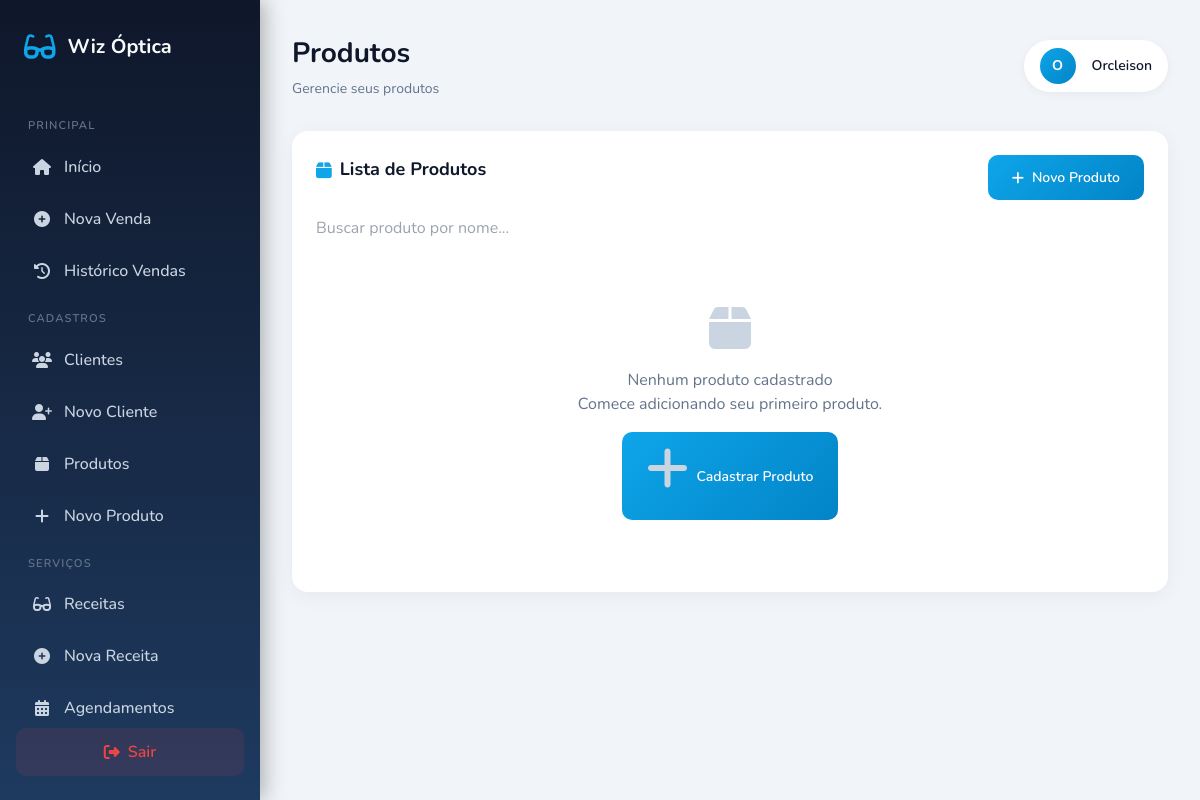
The page /views/produtos/index.php (signed in) on the database as committed earlier.
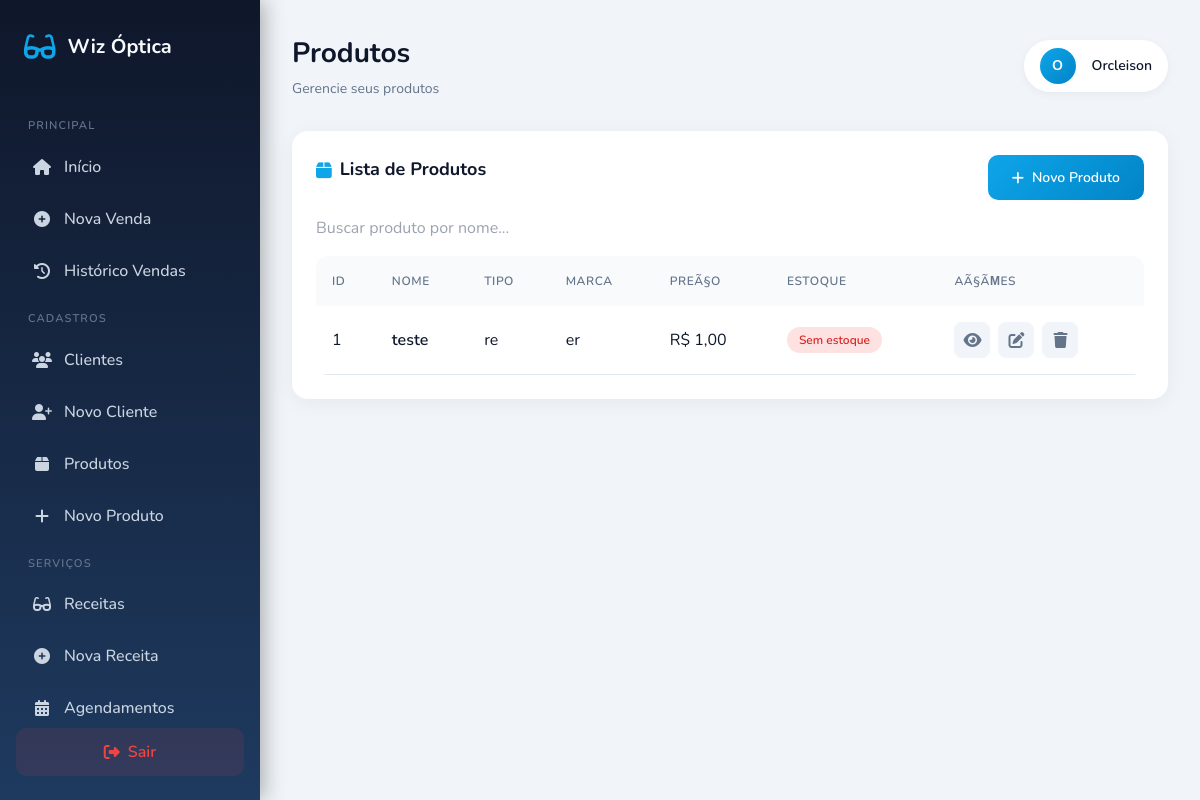
The same page on the database as committed later.
### tables this page shows
CREATE TABLE `produtos` (
  `id` bigint(20) UNSIGNED NOT NULL,
  `nome` varchar(100) DEFAULT NULL,
  `tipo` varchar(50) DEFAULT NULL,
  `marca` varchar(50) DEFAULT NULL,
  `modelo` varchar(50) DEFAULT NULL,
  `cor` varchar(30) DEFAULT NULL,
  `preco` decimal(10,2) DEFAULT NULL,
  `estoque` int(11) DEFAULT NULL,
  `criado_em` timestamp NOT NULL DEFAULT current_timestamp(),
  `codigo` varchar(50) DEFAULT NULL,
  `estoque_atual` int(11) DEFAULT NULL,
  `preco_venda` decimal(10,2) DEFAULT NULL,
  `descricao` text DEFAULT NULL
);

### views/produtos/index.php (the view, shortened to what this page needs)
<?php
$db = Database::getInstance()->getConnection();
$pageTitle = 'Produtos';
$moduleName = 'Gerencie seus produtos';
try {
    $stmt = $db->query("SELECT * FROM produtos ORDER BY nome");
    $produtos = $stmt->fetchAll();
} catch (PDOException $e) {
    error_log("Erro: " . $e->getMessage());
    $produtos = [];
}
include __DIR__ . '/../layout_base.php';
?>
<div class="card">
    <div class="flex justify-between items-center mb-4">
        <h2 class="card-title">
            <i class="fas fa-box"></i>
            Lista de Produtos
        </h2>
        <a href="novo.php" class="btn btn-primary">
            <i class="fas fa-plus"></i>
            Novo Produto
        </a>
    </div>
    <div class="mb-4">
        <input type="text" id="busca" class="input" placeholder="Buscar produto por nome..." onkeyup="filtrarTabela()">
    </div>
    <?php if (empty($produtos)): ?>
    <div class="empty-state">
        <i class="fas fa-box"></i>
        <h3>Nenhum produto cadastrado</h3>
        <p>Comece adicionando seu primeiro produto.</p>
        <a href="novo.php" class="btn btn-primary mt-4">
            <i class="fas fa-plus"></i>
            Cadastrar Produto
        </a>
    </div>
    <?php else: ?>
    <div class="table-container">
        <table class="table">
            <thead>
                <tr>
                    <th>ID</th>
                    <th>Nome</th>
                    <th>Tipo</th>
                    <th>Marca</th>
                    <th>PreÃ§o</th>
                    <th>Estoque</th>
                    <th>AÃ§Ãµes</th>
                </tr>
            </thead>
            <tbody id="tabela-produtos">
                <?php foreach ($produtos as $produto): ?>
                <tr>
                    <td><?php echo $produto['id']; ?></td>
                    <td class="font-semibold"><?php echo htmlspecialchars($produto['nome']); ?></td>
                    <td><?php echo htmlspecialchars($produto['tipo'] ?? '-'); ?></td>
                    <td><?php echo htmlspecialchars($produto['marca'] ?? '-'); ?></td>
                    <td>R$ <?php echo number_format($produto['preco'] ?? 0, 2, ',', '.'); ?></td>
                    <td>
                        <?php if (($produto['estoque'] ?? 0) > 0): ?>
                        <span class="badge badge-success"><?php echo $produto['estoque']; ?> un</span>
                        <?php else: ?>
                        <span class="badge badge-danger">Sem estoque</span>
                        <?php endif; ?>
                    </td>
                    <td>
                        <div class="actions">
                            <a href="visualizar.php?id=<?php echo $produto['id']; ?>" class="btn-icon" title="Visualizar">
                                <i class="fas fa-eye"></i>
                            </a>
                            <a href="novo.php?id=<?php echo $produto['id']; ?>" class="btn-icon" title="Editar">
                                <i class="fas fa-edit"></i>
                            </a>
                            <a href="excluir.php?id=<?php echo $produto['id']; ?>" class="btn-icon danger" title="Excluir" onclick="return confirm('Tem certeza que deseja excluir este produto?');">
                                <i class="fas fa-trash"></i>
                            </a>
                        </div>
                    </td>
                </tr>
                <?php endforeach; ?>
            </tbody>
        </table>
    </div>
    <?php endif; ?>
</div>
<?php include __DIR__ . '/../layout_end.php'; ?>

### views/layout_base.php (shortened to what this page needs)
<?php
$currentPage = $pageTitle ?? 'Wiz Óptica';
$currentModule = $moduleName ?? '';
?>
<!DOCTYPE html>
<html lang="pt-BR">
<head>
    <link rel="stylesheet" href="https://cdnjs.cloudflare.com/ajax/libs/font-awesome/6.4.0/css/all.min.css">
    <script src="https://cdn.tailwindcss.com"></script>
</head>
<body>
    <aside class="sidebar">
        <div class="sidebar-logo">
            <i class="fas fa-glasses"></i>
            <h1>Wiz Óptica</h1>
        </div>
        <div class="menu-scroll">
            <div class="menu-group">
                <p class="menu-title">Principal</p>
                <a href="../admin/index.php" class="menu-item">
                    <i class="fas fa-home"></i>
                    <span>Início</span>
                </a>
                <a href="../vendas/nova.php" class="menu-item">
                    <i class="fas fa-plus-circle"></i>
                    <span>Nova Venda</span>
                </a>
                <a href="../vendas/historico.php" class="menu-item">
                    <i class="fas fa-history"></i>
                    <span>Histórico Vendas</span>
                </a>
            </div>
            <div class="menu-group">
                <p class="menu-title">Cadastros</p>
                <a href="../clientes/index.php" class="menu-item">
                    <i class="fas fa-users"></i>
                    <span>Clientes</span>
                </a>
                <a href="../clientes/novo.php" class="menu-item">
                    <i class="fas fa-user-plus"></i>
                    <span>Novo Cliente</span>
                </a>
                <a href="../produtos/index.php" class="menu-item">
                    <i class="fas fa-box"></i>
                    <span>Produtos</span>
                </a>
                <a href="../produtos/novo.php" class="menu-item">
                    <i class="fas fa-plus"></i>
                    <span>Novo Produto</span>
                </a>
            </div>
            <div class="menu-group">
                <p class="menu-title">Serviços</p>
                <a href="../receitas/index.php" class="menu-item">
                    <i class="fas fa-glasses"></i>
                    <span>Receitas</span>
                </a>
                <a href="../receitas/nova.php" class="menu-item">
                    <i class="fas fa-plus-circle"></i>
                    <span>Nova Receita</span>
                </a>
                <a href="../agendamentos/index.php" class="menu-item">
                    <i class="fas fa-calendar-alt"></i>
                    <span>Agendamentos</span>
                </a>
            </div>
        </div>
        <button onclick="logout()" class="btn-logout">
            <i class="fas fa-sign-out-alt"></i>
            <span>Sair</span>
        </button>
    </aside>
    <main class="main-content">
        <header class="page-header">
            <div>
                <h1 class="page-title"><?php echo $currentPage; ?></h1>
                <?php if (!empty($currentModule)): ?>
                <p class="page-subtitle"><?php echo $currentModule; ?></p>
                <?php endif; ?>
            </div>
            <div class="user-info">
                <div class="user-avatar">
                    <?php echo strtoupper(substr($_SESSION['usuario_nome'] ?? 'U', 0, 1)); ?>
                </div>
                <div class="user-name"><?php echo htmlspecialchars($_SESSION['usuario_nome'] ?? 'Usuário'); ?></div>
            </div>
        </header>

### views/layout_end.php (shortened to what this page needs)
    </main>
</body>
</html>

### views/layout_base.php (style rules this page uses)
* { box-sizing: border-box; margin: 0; padding: 0; }
body { font-family: 'Nunito', sans-serif; background: #f1f5f9; }
.sidebar { background: linear-gradient(180deg, #0f172a 0%, #1e3a5f 100%); width: 260px; height: 100vh; position: fixed; left: 0; top: 0; padding: 1.5rem 1rem; display: flex; flex-direction: column; z-index: 100; box-shadow: 4px 0 20px rgba(0,0,0,0.3); }
.sidebar-logo { display: flex; align-items: center; gap: 0.75rem; padding: 0.5rem; margin-bottom: 2rem; }
.sidebar-logo i { font-size: 1.75rem; color: #0ea5e9; }
.sidebar-logo h1 { font-size: 1.25rem; font-weight: 700; color: #f8fafc; }
.menu-title { font-size: 0.7rem; text-transform: uppercase; letter-spacing: 0.1em; color: #64748b; margin: 1rem 0 0.5rem 0.75rem; font-weight: 600; }
.menu-item { display: flex; align-items: center; gap: 0.75rem; padding: 0.75rem 1rem; color: #cbd5e1; text-decoration: none; border-radius: 10px; margin-bottom: 0.25rem; transition: all 0.2s ease; font-weight: 500; }
.menu-item i { width: 20px; text-align: center; }
.main-content { margin-left: 260px; padding: 2rem; min-height: 100vh; }
.page-header { display: flex; justify-content: space-between; align-items: center; margin-bottom: 2rem; }
.page-title { font-size: 1.75rem; font-weight: 700; color: #0f172a; }
.page-subtitle { color: #64748b; font-size: 0.875rem; margin-top: 0.25rem; }
.user-info { display: flex; align-items: center; gap: 1rem; background: white; padding: 0.5rem 1rem; border-radius: 50px; box-shadow: 0 2px 10px rgba(0,0,0,0.05); }
.user-avatar { width: 36px; height: 36px; background: linear-gradient(135deg, #0ea5e9, #0284c7); border-radius: 50%; display: flex; align-items: center; justify-content: center; color: white; font-weight: 700; font-size: 0.875rem; }
.user-name { font-weight: 600; color: #0f172a; font-size: 0.875rem; }
.card { background: white; border-radius: 16px; padding: 1.5rem; box-shadow: 0 4px 20px rgba(0,0,0,0.05); margin-bottom: 1.5rem; }
.card-title { font-size: 1.125rem; font-weight: 700; color: #0f172a; margin-bottom: 1rem; display: flex; align-items: center; gap: 0.5rem; }
.card-title i { color: #0ea5e9; }
.btn { display: inline-flex; align-items: center; gap: 0.5rem; padding: 0.75rem 1.5rem; border-radius: 10px; font-weight: 600; font-family: inherit; font-size: 0.875rem; cursor: pointer; transition: all 0.2s ease; border: none; }
.btn-primary { background: linear-gradient(135deg, #0ea5e9, #0284c7); color: white; }
.table-container { overflow-x: auto; border-radius: 12px; }
.table { width: 100%; border-collapse: collapse; }
.table th { background: #f8fafc; padding: 1rem; text-align: left; font-size: 0.75rem; text-transform: uppercase; letter-spacing: 0.05em; color: #64748b; font-weight: 600; }
.table td { padding: 1rem; border-bottom: 1px solid #e2e8f0; color: #0f172a; }
.badge { display: inline-flex; align-items: center; padding: 0.25rem 0.75rem; font-size: 0.75rem; font-weight: 600; border-radius: 9999px; }
.badge-danger { background: #fee2e2; color: #dc2626; }
.actions { display: flex; gap: 0.5rem; }
.btn-icon { width: 36px; height: 36px; display: inline-flex; align-items: center; justify-content: center; border-radius: 8px; background: #f1f5f9; color: #64748b; transition: all 0.2s ease; }
.btn-logout { display: flex; align-items: center; justify-content: center; gap: 0.5rem; width: 100%; padding: 0.75rem; background: rgba(239, 68, 68, 0.1); color: #ef4444; border: none; border-radius: 10px; cursor: pointer; font-weight: 600; font-family: inherit; transition: all 0.2s ease; margin-top: auto; }
.menu-scroll { flex: 1; overflow-y: auto; padding-right: 0.5rem; }
.empty-state { text-align: center; padding: 3rem; color: #64748b; }
.empty-state i { font-size: 3rem; margin-bottom: 1rem; color: #cbd5e1; }

Rows that differ between the two databases and show on the page:
added produtos: id "1", nome "teste", tipo "re", marca "er", preco "1,00", estoque "Sem estoque"
Other text that changed with them:
text no longer shown: "Nenhum produto cadastrado Comece adicionando seu primeiro produto. Cadastrar Produto"
text now shown: "ID NOME TIPO MARCA PREÃ§O ESTOQUE AÃ§ÃΜES"
